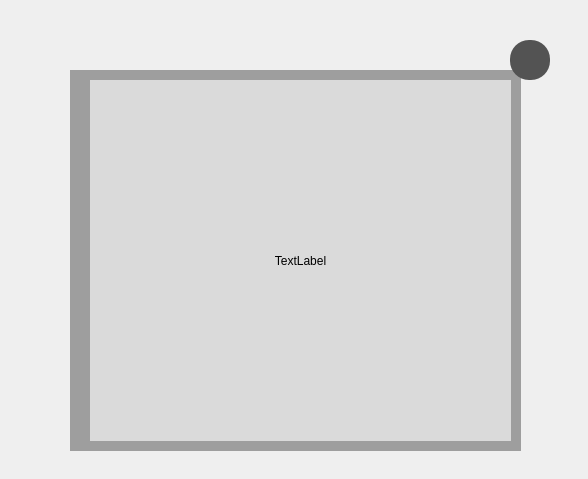
<?xml version="1.0" encoding="UTF-8"?>
<ui version="4.0">
 <class>qr_code</class>
 <widget class="QWidget" name="qr_code">
  <property name="geometry">
   <rect>
    <x>0</x>
    <y>0</y>
    <width>588</width>
    <height>479</height>
   </rect>
  </property>
  <property name="windowTitle">
   <string>qrcode</string>
  </property>
  <widget class="QWidget" name="widget" native="true">
   <property name="geometry">
    <rect>
     <x>70</x>
     <y>70</y>
     <width>451</width>
     <height>381</height>
    </rect>
   </property>
   <property name="autoFillBackground">
    <bool>true</bool>
   </property>
   <property name="styleSheet">
    <string notr="true">background-color: rgb(158, 158, 158);</string>
   </property>
   <widget class="QLabel" name="label">
    <property name="geometry">
     <rect>
      <x>20</x>
      <y>10</y>
      <width>421</width>
      <height>361</height>
     </rect>
    </property>
    <property name="styleSheet">
     <string notr="true">background-color: rgb(218, 218, 218);</string>
    </property>
    <property name="text">
     <string>TextLabel</string>
    </property>
    <property name="alignment">
     <set>Qt::AlignCenter</set>
    </property>
    <property name="wordWrap">
     <bool>true</bool>
    </property>
    <property name="margin">
     <number>150</number>
    </property>
    <property name="indent">
     <number>50</number>
    </property>
    <property name="buddy">
     <cstring>Nome</cstring>
    </property>
   </widget>
  </widget>
  <widget class="QPushButton" name="pushButton">
   <property name="geometry">
    <rect>
     <x>510</x>
     <y>40</y>
     <width>40</width>
     <height>40</height>
    </rect>
   </property>
   <property name="sizeIncrement">
    <size>
     <width>40</width>
     <height>40</height>
    </size>
   </property>
   <property name="cursor">
    <cursorShape>WhatsThisCursor</cursorShape>
   </property>
   <property name="styleSheet">
    <string notr="true">QPushButton{

background-color: rgb(83, 83, 83);
border:none;
border-radius:19px;
}

QPushButton:hover{

	background-color: rgb(206, 206, 206);
border:none;
border-radius:19px;
}</string>
   </property>
   <property name="text">
    <string/>
   </property>
   <property name="icon">
    <iconset resource="../iconeformcarregarfoto/iconesform.qrc">
     <normaloff>:/icone/icons/cil-x.png</normaloff>:/icone/icons/cil-x.png</iconset>
   </property>
   <property name="iconSize">
    <size>
     <width>60</width>
     <height>16</height>
    </size>
   </property>
  </widget>
 </widget>
 <resources>
  <include location="../iconeformcarregarfoto/iconesform.qrc"/>
 </resources>
 <connections>
  <connection>
   <sender>pushButton</sender>
   <signal>clicked()</signal>
   <receiver>qr_code</receiver>
   <slot>close()</slot>
   <hints>
    <hint type="sourcelabel">
     <x>529</x>
     <y>59</y>
    </hint>
    <hint type="destinationlabel">
     <x>293</x>
     <y>239</y>
    </hint>
   </hints>
  </connection>
 </connections>
</ui>
